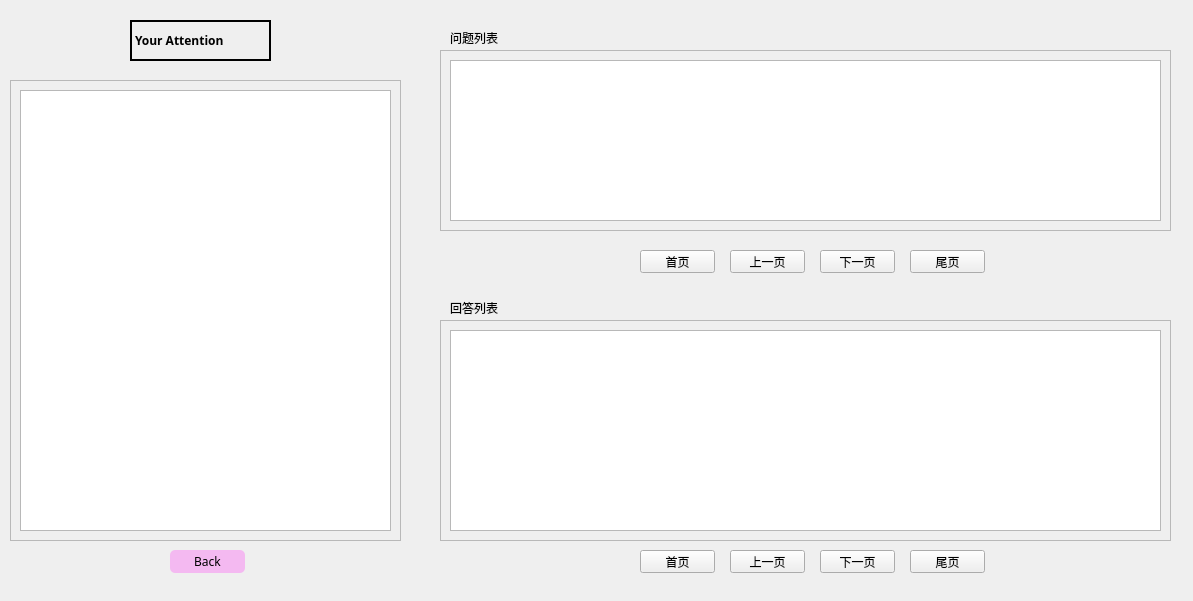
<?xml version="1.0" encoding="UTF-8"?>
<ui version="4.0">
 <class>FocusUser</class>
 <widget class="QDialog" name="FocusUser">
  <property name="geometry">
   <rect>
    <x>0</x>
    <y>0</y>
    <width>1193</width>
    <height>601</height>
   </rect>
  </property>
  <property name="font">
   <font>
    <weight>50</weight>
    <bold>false</bold>
   </font>
  </property>
  <property name="windowTitle">
   <string>查看你都关注了谁</string>
  </property>
  <property name="windowIcon">
   <iconset resource="img.qrc">
    <normaloff>:/getheadimg.jpg</normaloff>:/getheadimg.jpg</iconset>
  </property>
  <widget class="QScrollArea" name="scrollArea">
   <property name="geometry">
    <rect>
     <x>10</x>
     <y>80</y>
     <width>391</width>
     <height>461</height>
    </rect>
   </property>
   <property name="font">
    <font>
     <family>仿宋</family>
    </font>
   </property>
   <property name="widgetResizable">
    <bool>true</bool>
   </property>
   <widget class="QWidget" name="scrollAreaWidgetContents">
    <property name="geometry">
     <rect>
      <x>0</x>
      <y>0</y>
      <width>389</width>
      <height>459</height>
     </rect>
    </property>
    <layout class="QVBoxLayout" name="verticalLayout">
     <item>
      <widget class="QTableView" name="tableView_4">
       <property name="font">
        <font>
         <family>.萍方-简</family>
         <pointsize>11</pointsize>
        </font>
       </property>
       <property name="autoFillBackground">
        <bool>false</bool>
       </property>
       <property name="styleSheet">
        <string notr="true">background-color: qlineargradient(spread:pad, x1:0, y1:0, x2:1, y2:0, stop:0 rgba(245, 224, 176, 200), stop:0.09 rgba(246, 189, 237, 120), stop:0.14 rgba(194, 207, 246, 120), stop:0.19 rgba(184, 160, 168, 60), stop:0.25 rgba(171, 186, 248, 120), stop:0.32 rgba(243, 248, 224, 120), stop:0.385 rgba(249, 162, 183, 120), stop:0.47 rgba(255, 139, 124, 80), stop:0.58 rgba(251, 205, 202, 120), stop:0.65 rgba(170, 128, 185, 60), stop:0.75 rgba(252, 222, 204, 120), stop:0.805 rgba(206, 122, 218, 120), stop:0.86 rgba(254, 223, 175, 120), stop:0.91 rgba(254, 236, 244, 120), stop:1 rgba(255, 191, 221, 200));</string>
       </property>
      </widget>
     </item>
    </layout>
   </widget>
  </widget>
  <widget class="QPushButton" name="pushButton">
   <property name="geometry">
    <rect>
     <x>170</x>
     <y>550</y>
     <width>75</width>
     <height>23</height>
    </rect>
   </property>
   <property name="font">
    <font>
     <family>新蒂黑板报底字</family>
    </font>
   </property>
   <property name="autoFillBackground">
    <bool>false</bool>
   </property>
   <property name="styleSheet">
    <string notr="true">background:rgb(244, 185, 241);border-radius:5px</string>
   </property>
   <property name="text">
    <string>Back</string>
   </property>
  </widget>
  <widget class="QLabel" name="label">
   <property name="geometry">
    <rect>
     <x>130</x>
     <y>20</y>
     <width>141</width>
     <height>41</height>
    </rect>
   </property>
   <property name="font">
    <font>
     <family>新蒂黑板报底字</family>
     <weight>75</weight>
     <bold>true</bold>
    </font>
   </property>
   <property name="autoFillBackground">
    <bool>true</bool>
   </property>
   <property name="styleSheet">
    <string notr="true">QLable{
backgroundcolor:rgb(244, 185, 241);
color:rgb(255, 170, 255);
	font: 12pt &quot;新蒂黑板报底字&quot;;
}</string>
   </property>
   <property name="frameShape">
    <enum>QFrame::WinPanel</enum>
   </property>
   <property name="text">
    <string>Your Attention</string>
   </property>
   <property name="margin">
    <number>0</number>
   </property>
  </widget>
  <widget class="QLabel" name="label_2">
   <property name="geometry">
    <rect>
     <x>450</x>
     <y>300</y>
     <width>91</width>
     <height>16</height>
    </rect>
   </property>
   <property name="font">
    <font>
     <family>新蒂黑板报底字</family>
    </font>
   </property>
   <property name="text">
    <string>回答列表</string>
   </property>
  </widget>
  <widget class="QScrollArea" name="scrollArea_2">
   <property name="geometry">
    <rect>
     <x>440</x>
     <y>50</y>
     <width>731</width>
     <height>181</height>
    </rect>
   </property>
   <property name="font">
    <font>
     <family>仿宋</family>
    </font>
   </property>
   <property name="widgetResizable">
    <bool>true</bool>
   </property>
   <widget class="QWidget" name="scrollAreaWidgetContents_2">
    <property name="geometry">
     <rect>
      <x>0</x>
      <y>0</y>
      <width>729</width>
      <height>179</height>
     </rect>
    </property>
    <layout class="QGridLayout" name="gridLayout">
     <item row="0" column="0">
      <widget class="QTableView" name="tableView">
       <property name="enabled">
        <bool>true</bool>
       </property>
       <property name="font">
        <font>
         <family>.萍方-简</family>
        </font>
       </property>
       <property name="styleSheet">
        <string notr="true">background-color: qlineargradient(spread:pad, x1:0, y1:0, x2:1, y2:0, stop:0 rgba(245, 224, 176, 200), stop:0.09 rgba(246, 189, 237, 120), stop:0.14 rgba(194, 207, 246, 120), stop:0.19 rgba(184, 160, 168, 60), stop:0.25 rgba(171, 186, 248, 120), stop:0.32 rgba(243, 248, 224, 120), stop:0.385 rgba(249, 162, 183, 120), stop:0.47 rgba(255, 115, 124, 100), stop:0.58 rgba(251, 205, 202, 120), stop:0.65 rgba(170, 128, 185, 60), stop:0.75 rgba(252, 222, 204, 120), stop:0.805 rgba(206, 122, 218, 120), stop:0.86 rgba(254, 223, 175, 120), stop:0.91 rgba(254, 236, 244, 120), stop:1 rgba(255, 191, 221, 200));</string>
       </property>
      </widget>
     </item>
    </layout>
   </widget>
  </widget>
  <widget class="QPushButton" name="pushButton_9">
   <property name="geometry">
    <rect>
     <x>820</x>
     <y>550</y>
     <width>75</width>
     <height>23</height>
    </rect>
   </property>
   <property name="font">
    <font>
     <family>新蒂黑板报底字</family>
    </font>
   </property>
   <property name="text">
    <string>下一页</string>
   </property>
  </widget>
  <widget class="QPushButton" name="pushButton_4">
   <property name="geometry">
    <rect>
     <x>730</x>
     <y>250</y>
     <width>75</width>
     <height>23</height>
    </rect>
   </property>
   <property name="font">
    <font>
     <family>新蒂黑板报底字</family>
    </font>
   </property>
   <property name="text">
    <string>上一页</string>
   </property>
  </widget>
  <widget class="QLabel" name="label_4">
   <property name="geometry">
    <rect>
     <x>560</x>
     <y>560</y>
     <width>54</width>
     <height>12</height>
    </rect>
   </property>
   <property name="text">
    <string/>
   </property>
  </widget>
  <widget class="QPushButton" name="pushButton_7">
   <property name="geometry">
    <rect>
     <x>910</x>
     <y>550</y>
     <width>75</width>
     <height>23</height>
    </rect>
   </property>
   <property name="font">
    <font>
     <family>新蒂黑板报底字</family>
    </font>
   </property>
   <property name="text">
    <string>尾页</string>
   </property>
  </widget>
  <widget class="QLabel" name="label_3">
   <property name="geometry">
    <rect>
     <x>540</x>
     <y>260</y>
     <width>54</width>
     <height>12</height>
    </rect>
   </property>
   <property name="text">
    <string/>
   </property>
  </widget>
  <widget class="QPushButton" name="pushButton_5">
   <property name="geometry">
    <rect>
     <x>820</x>
     <y>250</y>
     <width>75</width>
     <height>23</height>
    </rect>
   </property>
   <property name="font">
    <font>
     <family>新蒂黑板报底字</family>
    </font>
   </property>
   <property name="text">
    <string>下一页</string>
   </property>
  </widget>
  <widget class="QPushButton" name="pushButton_6">
   <property name="geometry">
    <rect>
     <x>910</x>
     <y>250</y>
     <width>75</width>
     <height>23</height>
    </rect>
   </property>
   <property name="font">
    <font>
     <family>新蒂黑板报底字</family>
    </font>
   </property>
   <property name="text">
    <string>尾页</string>
   </property>
  </widget>
  <widget class="QPushButton" name="pushButton_8">
   <property name="geometry">
    <rect>
     <x>730</x>
     <y>550</y>
     <width>75</width>
     <height>23</height>
    </rect>
   </property>
   <property name="font">
    <font>
     <family>新蒂黑板报底字</family>
    </font>
   </property>
   <property name="text">
    <string>上一页</string>
   </property>
  </widget>
  <widget class="QScrollArea" name="scrollArea_3">
   <property name="geometry">
    <rect>
     <x>440</x>
     <y>320</y>
     <width>731</width>
     <height>221</height>
    </rect>
   </property>
   <property name="font">
    <font>
     <family>仿宋</family>
    </font>
   </property>
   <property name="widgetResizable">
    <bool>true</bool>
   </property>
   <widget class="QWidget" name="scrollAreaWidgetContents_3">
    <property name="geometry">
     <rect>
      <x>0</x>
      <y>0</y>
      <width>729</width>
      <height>219</height>
     </rect>
    </property>
    <layout class="QHBoxLayout" name="horizontalLayout">
     <item>
      <widget class="QTableView" name="tableView_2">
       <property name="enabled">
        <bool>true</bool>
       </property>
       <property name="font">
        <font>
         <family>.萍方-简</family>
        </font>
       </property>
       <property name="styleSheet">
        <string notr="true">background-color: qlineargradient(spread:pad, x1:0, y1:0, x2:1, y2:0, stop:0 rgba(245, 224, 176, 200), stop:0.09 rgba(246, 189, 237, 120), stop:0.14 rgba(194, 207, 246, 120), stop:0.19 rgba(184, 160, 168, 60), stop:0.25 rgba(171, 186, 248, 120), stop:0.32 rgba(243, 248, 224, 120), stop:0.385 rgba(249, 162, 183, 120), stop:0.47 rgba(255, 115, 124, 100), stop:0.58 rgba(251, 205, 202, 120), stop:0.65 rgba(170, 128, 185, 60), stop:0.75 rgba(252, 222, 204, 120), stop:0.805 rgba(206, 122, 218, 120), stop:0.86 rgba(254, 223, 175, 120), stop:0.91 rgba(254, 236, 244, 120), stop:1 rgba(255, 191, 221, 200));</string>
       </property>
      </widget>
     </item>
    </layout>
   </widget>
  </widget>
  <widget class="QLabel" name="label_5">
   <property name="geometry">
    <rect>
     <x>450</x>
     <y>30</y>
     <width>91</width>
     <height>16</height>
    </rect>
   </property>
   <property name="font">
    <font>
     <family>新蒂黑板报底字</family>
    </font>
   </property>
   <property name="text">
    <string>问题列表</string>
   </property>
  </widget>
  <widget class="QPushButton" name="pushButton_10">
   <property name="geometry">
    <rect>
     <x>640</x>
     <y>550</y>
     <width>75</width>
     <height>23</height>
    </rect>
   </property>
   <property name="font">
    <font>
     <family>新蒂黑板报底字</family>
    </font>
   </property>
   <property name="text">
    <string>首页</string>
   </property>
  </widget>
  <widget class="QPushButton" name="pushButton_3">
   <property name="geometry">
    <rect>
     <x>640</x>
     <y>250</y>
     <width>75</width>
     <height>23</height>
    </rect>
   </property>
   <property name="font">
    <font>
     <family>新蒂黑板报底字</family>
    </font>
   </property>
   <property name="text">
    <string>首页</string>
   </property>
  </widget>
 </widget>
 <resources>
  <include location="img.qrc"/>
 </resources>
 <connections/>
</ui>
